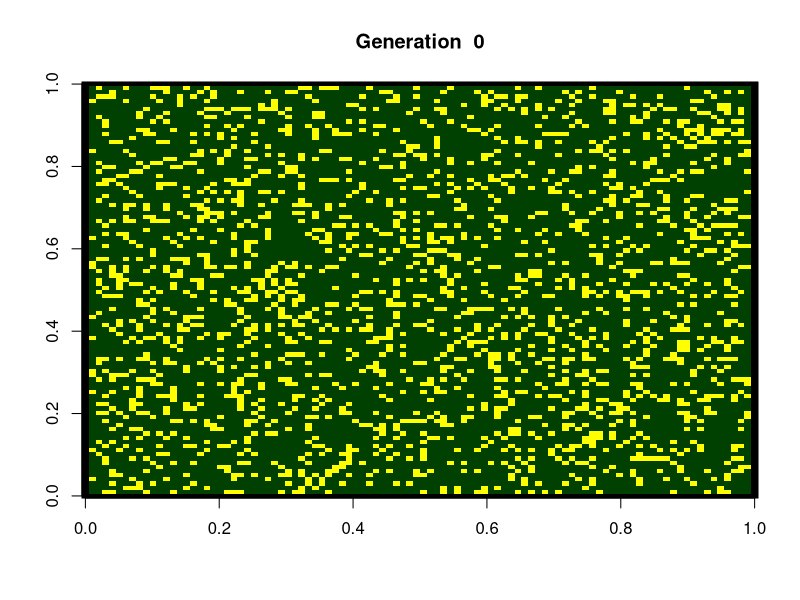
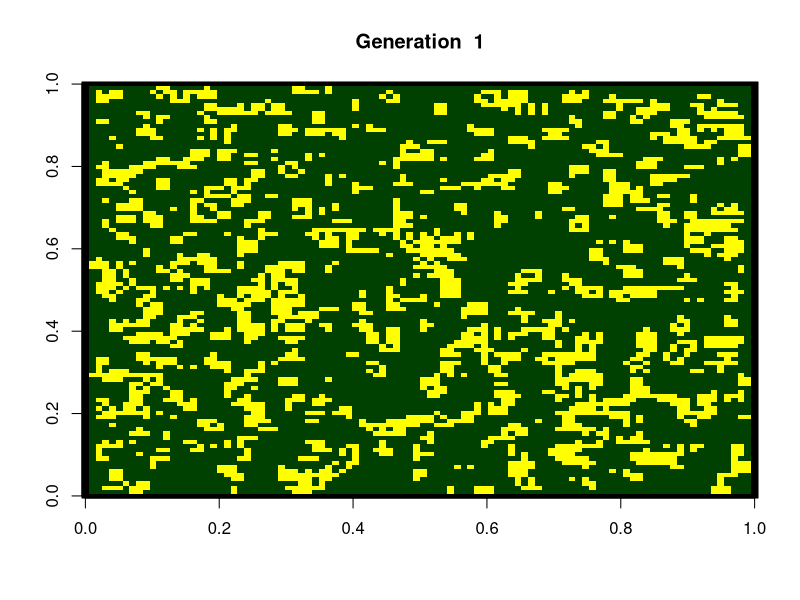
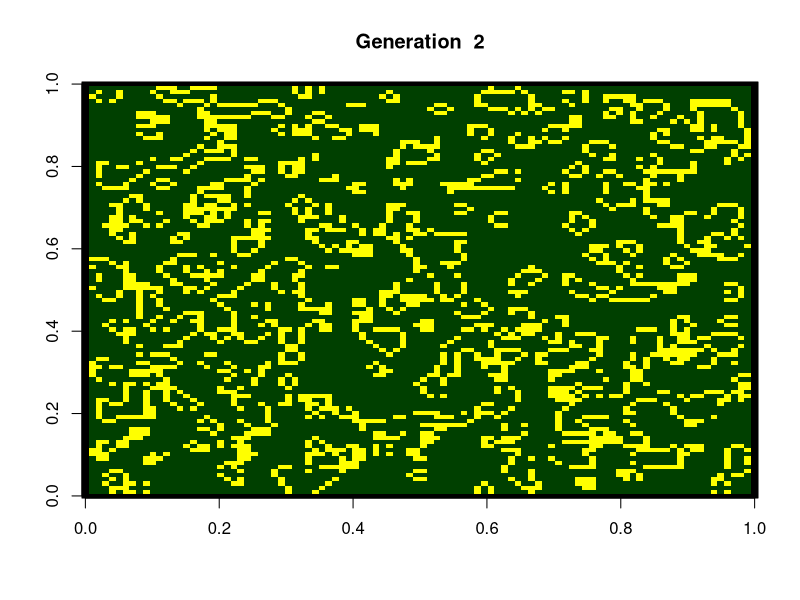
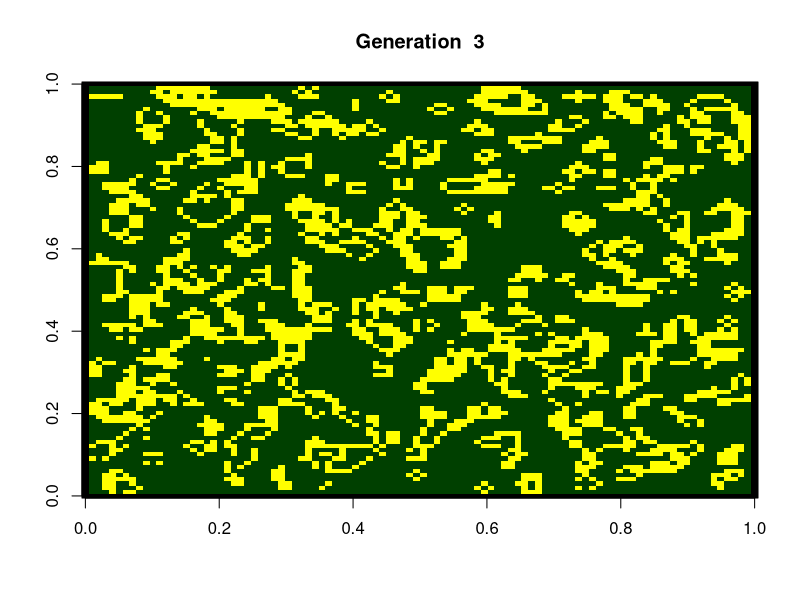
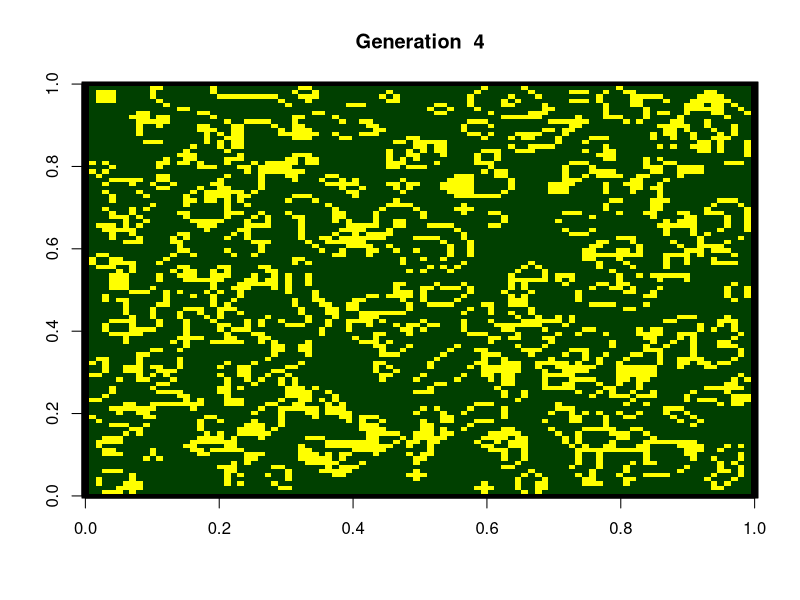
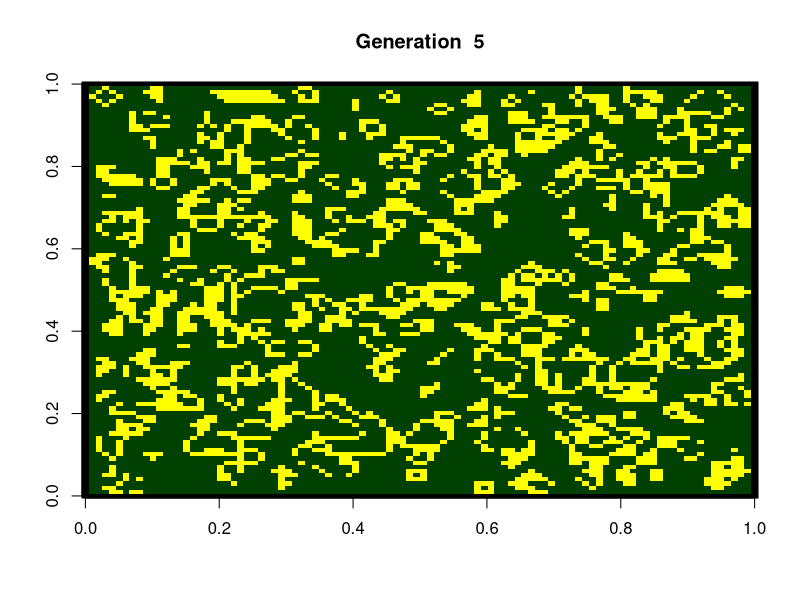
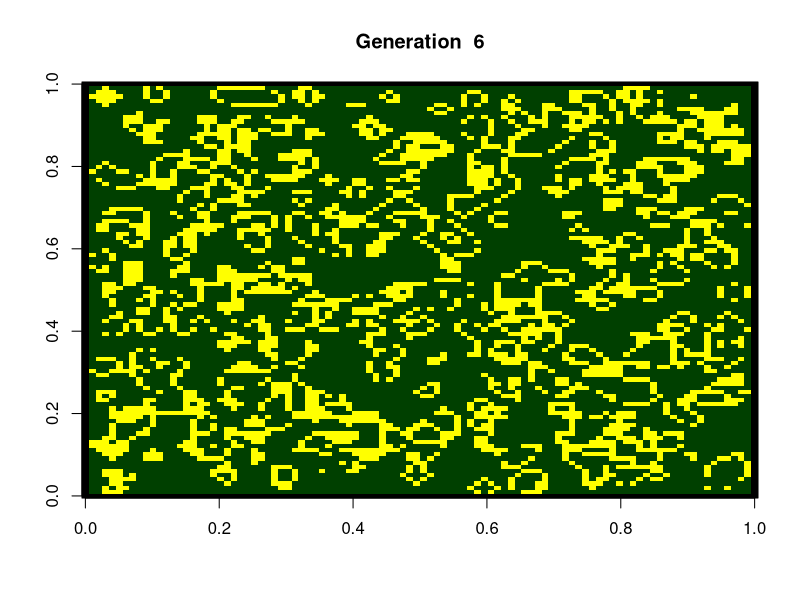
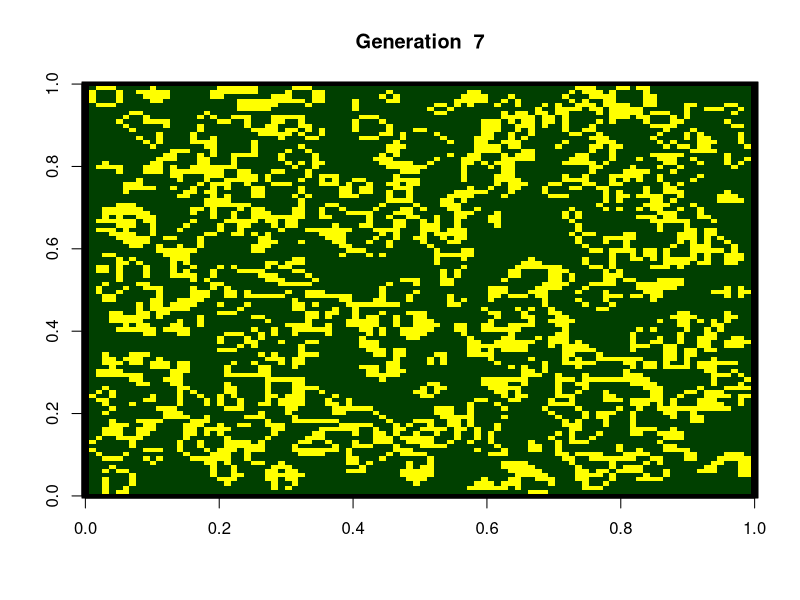

Write R code to recreate these figures, in order. (Note: a time limit stopped this script after it produced the figures.)
## Game of Life (http://en.wikipedia.org/wiki/The_Game_of_Life)
## code by Linlin Yan <linlin.yan@cos.name>
## URL: http://cos.name/bbs/read.php?tid=15402
row <- 100
col <- 100
init_life <- function(p) {
    m <- matrix(ifelse(runif(row * col) < p, 1, 0), row, col)
    m[1, ] = -1
    m[row, ] = -1
    m[, 1] = -1
    m[, col] = -1
    m
}
count_life <- function(m) {
    sum(ifelse(m < 0, 0, m))
}
next_life <- function(x) {
    t <- matrix(-1, row, col)
    for (i in 2:(row - 1)) {
        for (j in 2:(col - 1)) {
            c <- count_life(x[(i - 1):(i + 1), (j - 1):(j + 1)])
            t[i, j] <- ifelse((c >= 3) && (c <= 4), 1, 0)
        }
    }
    t
}
life_color <- c("#000000", "#004000", "#FFFF00")
draw_life <- function(m, generation) {
    image(m, col = life_color)
    title(paste("Generation ", generation))
}
generation <- 0
lives <- init_life(0.2)
while (TRUE) {
    draw_life(lives, generation)
    lives <- next_life(lives)
    generation <- generation + 1
} 
